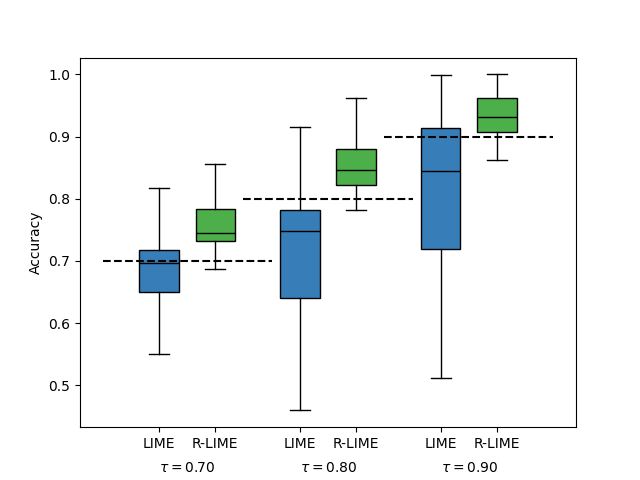

Here is the Python script that generated this plot:
"""Module providing a function creating a box plot of the data in a file."""

import csv

import matplotlib.pyplot as plt


def main() -> None:
    """Main function of the module."""

    plt.figure()

    accs = []
    for tau_percent in [70, 80, 90]:
        file_name = f"{tau_percent}.csv"
        lime_acc, rlime_acc = read_data(file_name)
        accs.append(lime_acc)
        accs.append(rlime_acc)

    bp = plt.boxplot(
        accs,
        labels=["LIME", "R-LIME"] * 3,
        widths=0.7,
        positions=[1, 2, 3.5, 4.5, 6, 7],
        showfliers=False,
        patch_artist=True,
    )
    colors = ["#377eb8", "#4daf4a"] * 3
    for patch, med, color in zip(bp["boxes"], bp["medians"], colors):
        patch.set_facecolor(color)
        med.set_color("black")

    for i, tau_percent in enumerate([70, 80, 90]):
        plt.text(1.0 + 2.5 * i, 0.36, r"$\tau=$" + f"0.{tau_percent}")

    plt.hlines(
        [0.7, 0.8, 0.9],
        [0, 2.5, 5],
        [3.0, 5.5, 8],
        colors="black",
        linestyles="dashed",
    )
    # plt.title("Accuracy of LIME and R-LIME")
    plt.ylabel("Accuracy")
    plt.savefig("box_plot.png")


def read_data(filename: str) -> tuple[list[float], list[float]]:
    """Reads data from a file and returns it as a list of lists."""
    data = []
    with open(filename, newline="", encoding="utf-8") as file:
        reader = csv.reader(file, delimiter=",")
        for row in reader:
            data.append([float(x) for x in row])
    return data[0], data[1]


if __name__ == "__main__":
    main()
